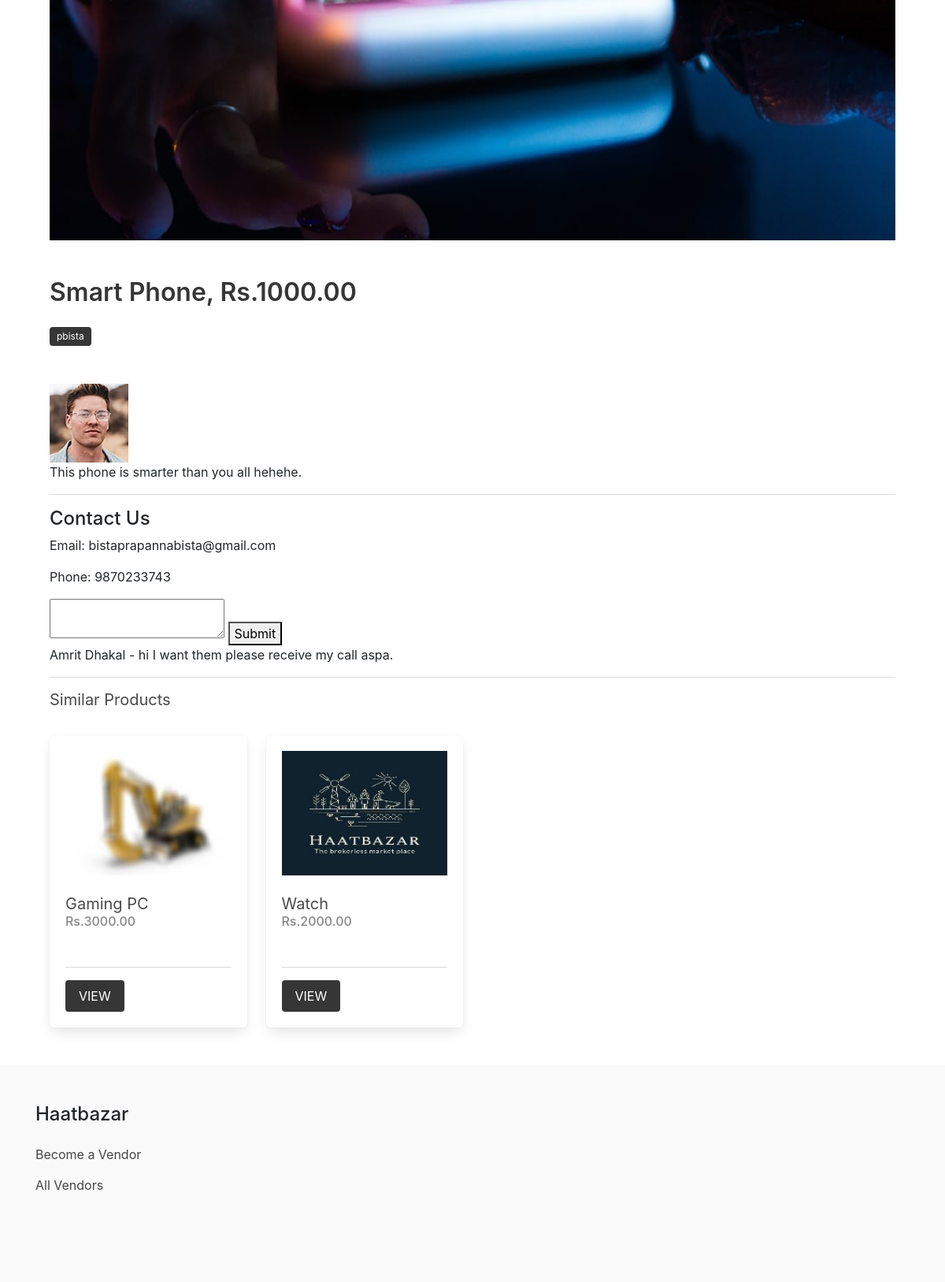
Page /product/electronics/momo/ (lower part) on the earlier database version.
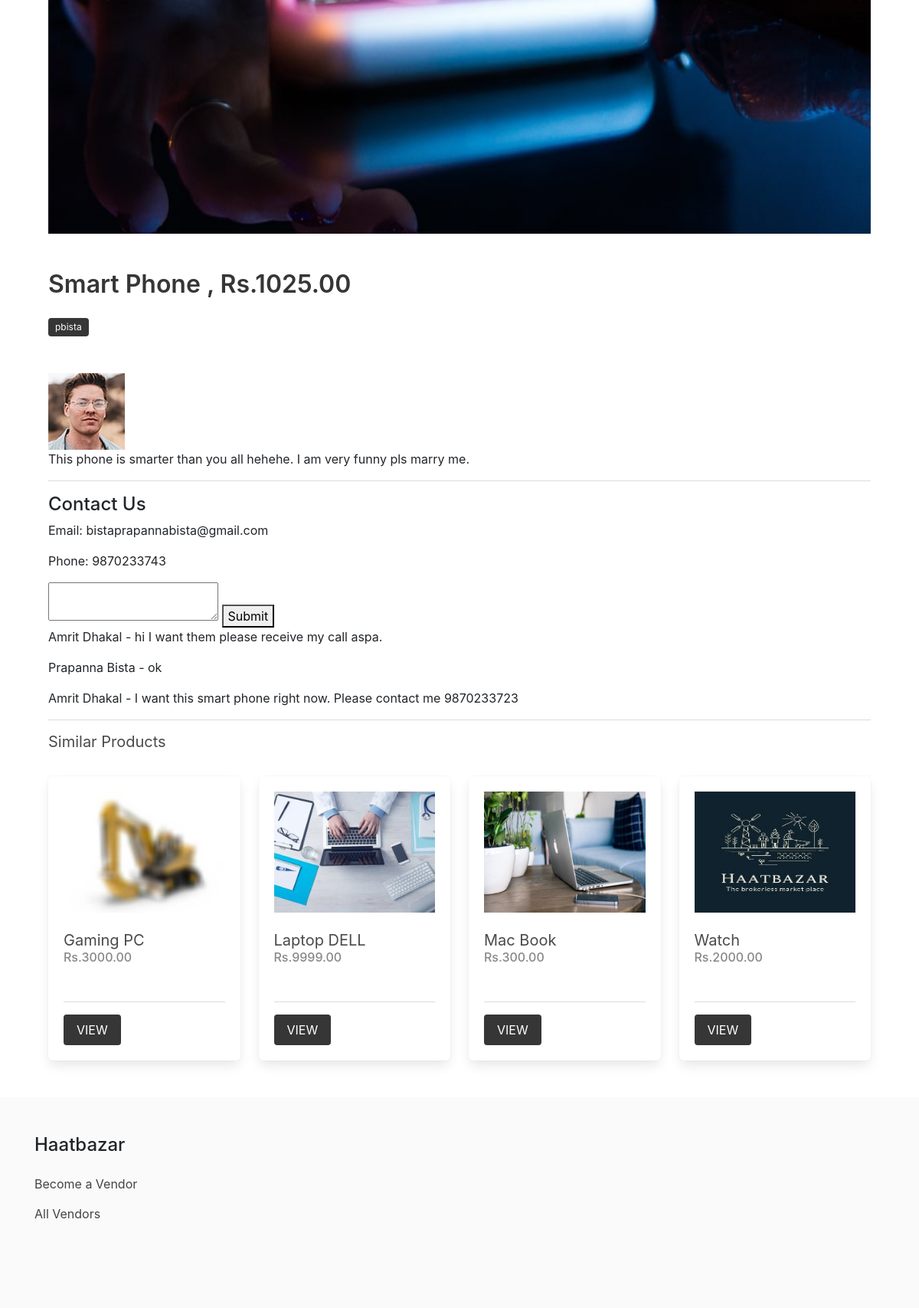
Same page on the later database version.
### product/models.py (models this page shows, shortened)
class Product(models.Model):
    category = models.ForeignKey(Category, related_name='products', on_delete=models.CASCADE)
    vendor = models.ForeignKey(Vendor, related_name="products", on_delete=models.CASCADE)
    title = models.CharField(max_length=50)
    slug = models.SlugField(max_length=55)
    description = models.TextField(blank=True, null=True)
    price = models.DecimalField(max_digits=6, decimal_places=2)
    added_date = models.DateTimeField(auto_now_add=True)
    image = models.ImageField(upload_to='uploads/', blank=True, null=True)
    thumbnail = models.ImageField(upload_to='uploads/', blank=True, null=True) # Change uploads to thumbnails
    is_sold = models.BooleanField(default=False)
    class Meta:
        ordering = ['-added_date']
    def get_thumbnail(self):
        if self.thumbnail:
            return self.thumbnail.url

class Comment(models.Model):
    user = models.ForeignKey(User, on_delete=models.CASCADE)
    product = models.ForeignKey(Product,on_delete=models.CASCADE)
    text = models.TextField()
    timestamp = models.DateTimeField(auto_now_add=True)

### vendor/models.py (models this page shows, shortened)
class Vendor(models.Model):
    name = models.CharField(max_length=255)
    user = models.OneToOneField(User, related_name='vendor', on_delete=models.CASCADE)
    date_of_birth = models.DateField(default="1990-01-01",blank=True)
    phone_number = models.CharField(max_length=50,blank=True)
    image = models.ImageField(upload_to='uploads/',blank=True,null=True)
    class Meta:
        ordering = ['name']

### product/views.py (the view)
# urls.py: path('product/', include('product.urls')),
def product(request, category_slug, product_slug):
    cart = Cart(request)
    product = get_object_or_404(Product, category__slug=category_slug, slug=product_slug)
    if request.method == 'POST':
        form = AddToCartForm(request.POST)
        if form.is_valid():
            quantity = form.cleaned_data['quantity']
            cart.add(product_id=product.id, quantity=quantity, update_quantity=False)
            messages.success(request, "The product was added to the cart.")
            return redirect('product:product', category_slug=category_slug, product_slug=product_slug)
        if request.POST.get('comment'):
            Comment.objects.create(user=request.user,product=Product.objects.get(id=request.POST.get("id")),text=request.POST.get("comment")).save()
            messages.success(request,"Comment posted successfully.")
        if request.POST.get('sold_option'):
            if request.POST.get('sold_option') == "yes":
                product.is_sold = 1
            else:
                product.is_sold = 0
            product.save()
    else:
        form = AddToCartForm()
    similar_products = list(product.category.products.exclude(id=product.id))
    if len(similar_products) >= 4:
        similar_products = random.sample(similar_products, 4)
    comments = Comment.objects.filter(product=product)
    context = {
        'product': product,
        'similar_products': similar_products,
        'form': form,
        'comments':comments
    }
    return render(request, 'product/product.html', context)

### product/forms.py
class AddToCartForm(forms.Form):
    quantity = forms.IntegerField()

### cart/context_processors.py (called while the page is built)
def cart(request):
    return {'cart': Cart(request)}

### product/context_processors.py (called while the page is built)
def menu_categories(request):
    categories = Category.objects.all()
    return {'categories': categories}

### templates/product/product.html (shortened to what this page needs)
{% extends 'core/base.html' %}
{% block content %}
    {% if product.image %}
        <figure class="image is-4by3 mb-6">
            <img src="{{product.image.url}}" alt="{{product.title}}">
        </figure>
    {% endif %}
    <h1 class="title">{{product.title}}, Rs.{{product.price}}</h1>
    <p class="mb-6">
        <span class="tag is-dark">{{ product.vendor.name }}</span>
    </p>
    <span class="avatar"><img src="{{product.vendor.image.url}}"></span>
    <p>{{product.description}}</p>
    <hr>
    {% if product.is_sold == 1 %}
        <button class="btn btn-danger">Already Sold</button>
    {% else %}
    <h4>Contact Us</h4>
    <p>Email: {{product.vendor.user.email}}</p>
    <p>Phone: {{product.vendor.phone_number}}</p>
    {% endif %}
    <form method="post" action="">
        <textarea name="comment" required></textarea>
        <button>Submit</button>
    </form>
    {%for comment in comments%}
    <ul>
    {{comment.user.first_name}} {{comment.user.last_name}} - {{comment.text}}
    </ul>
    {% endfor %}
    {% if similar_products %}
        <hr>
        <div class="columns is-multiline">
            <div class="column is-12">
                <h2 class="subtitle">Similar Products</h2>
            </div>
            {% for product in similar_products %}
                {% include 'product/parts/list_item.html' %}
            {% endfor %}
        </div>
    {% endif %}
{% endblock content %}

### templates/core/base.html (shortened to what this page needs)
{% load static %}
<!DOCTYPE html>
<html lang="en">
  <head>
    <link
      rel="stylesheet"
      href="https://cdn.jsdelivr.net/npm/bulma@0.9.2/css/bulma.min.css"
    />
    <link
      rel="stylesheet"
      href="https://cdnjs.cloudflare.com/ajax/libs/font-awesome/4.7.0/css/font-awesome.min.css"
    />
    <link rel="stylesheet" href="{% static 'css/main.css' %}" />
    <link
      rel="stylesheet"
      href="https://cdn.jsdelivr.net/npm/bootstrap@4.0.0/dist/css/bootstrap.min.css"
    />
  </head>
  <body>
    <section class="section">
      <div class="container">{% block content %}{% endblock content %}</div>
    </section>
    <footer class="footer">
      <div class="container">
        <h3 class="is-size-4 mb-4">Haatbazar</h3>
        {% if request.user.is_authenticated %}
        <a href="{% url 'vendor:vendor-admin' %}">Vendor Admin</a>
        {% else %}
        <a href="{% url 'vendor:become-vendor' %}">Become a Vendor</a>
        {% endif %}
        <br />
        <a href="{% url 'vendor:vendors' %}">All Vendors</a>
      </div>
    </footer>
  </body>
</html>

### templates/product/parts/list_item.html
<div class="column is-3 product-list-item">
                <div class="box">
                    <figure class="image is-4by3 mb-4">
                        <img src="{{product.get_thumbnail}}" alt="{{product.title}}">
                    </figure>
                    <h2 class="subtitle">{{product.title}}</h2>
                    <h3 class="price is-size-6 mb-5">Rs.{{product.price}}</h3>
                    <hr>
                    <a href="{% url 'product:product' product.category.slug product.slug %}" class="button is-dark is-uppercase">View</a>
                </div>
            </div>

### core/static/css/main.css (style rules this page uses)
.footer a { margin-bottom: 15px; display: inline-block; color: #444; }
.product-list-item .box .subtitle { margin-bottom: 0; }
.product-list-item .box .price { color: #888; }

### templates/core/base.html (style rules this page uses)
.avatar { vertical-align: middle; width: 50px; height: 50px; border-radius: 50%; }

Differences in the rows shown:
changed Product "Smart Phone": price "1000.00" → "1025.00"; description "This phone is smarter than you all hehehe." → "This phone is smarter than you all hehehe. I am very funny pls marry me."
added Comment: user.first_name "Prapanna", user.last_name "Bista", text "ok"
added Comment: user.first_name "Amrit", user.last_name "Dhakal", text "I want this smart phone right now. Please contact me 9870233723"
added Product: get_thumbnail (picture), title "Laptop DELL", price "9999.00"
added Product: get_thumbnail (picture), title "Mac Book", price "300.00"
